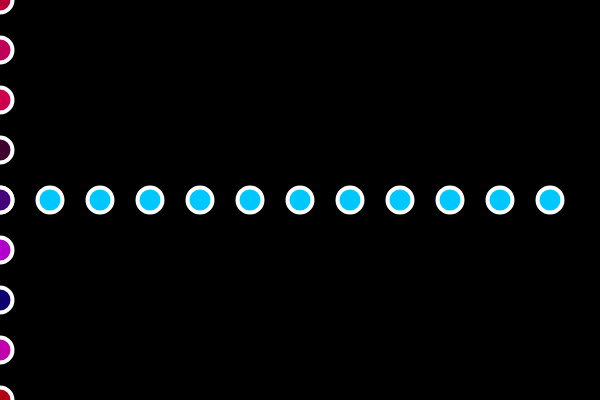
Frame 1 (no input)
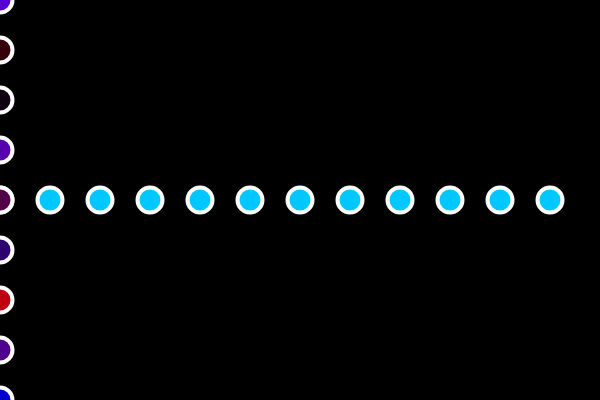
Frame 60 (no input)
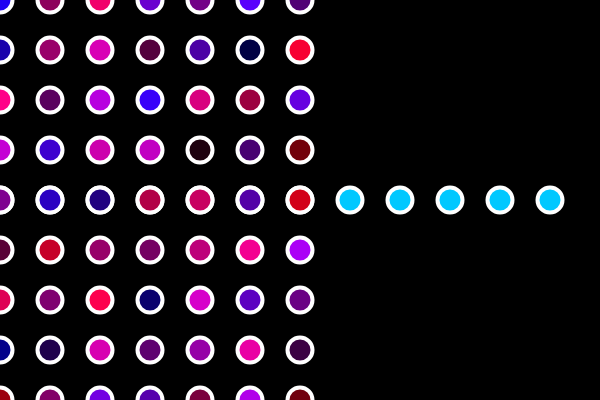
Frame 120 (the mouse pressed at the canvas centre since frame 60)

The p5.js sketch that drew these frames (run headless with seeded random() and noise() and a simulated clock; from frame 60 on, the mouse is pressed at the canvas centre):

// p5.js sketch
// ── sketch.js

function setup() {
	createCanvas(600, 400);
}

function draw() {
	background(0);
	strokeWeight(4);
	stroke(255);

	var x = 0; // local variable

	while(x < width) {
		fill(0,200,255);
		ellipse(x, 200,25,25);
		x = x + 50;
	}	
	
	for (var l = 0; l <= mouseX; l += 50) {
		for (var y = 0; y <= height; y+= 50){
			fill(random(255),0,random(255));
			ellipse(l, y,25,25);
		}

	}

}
